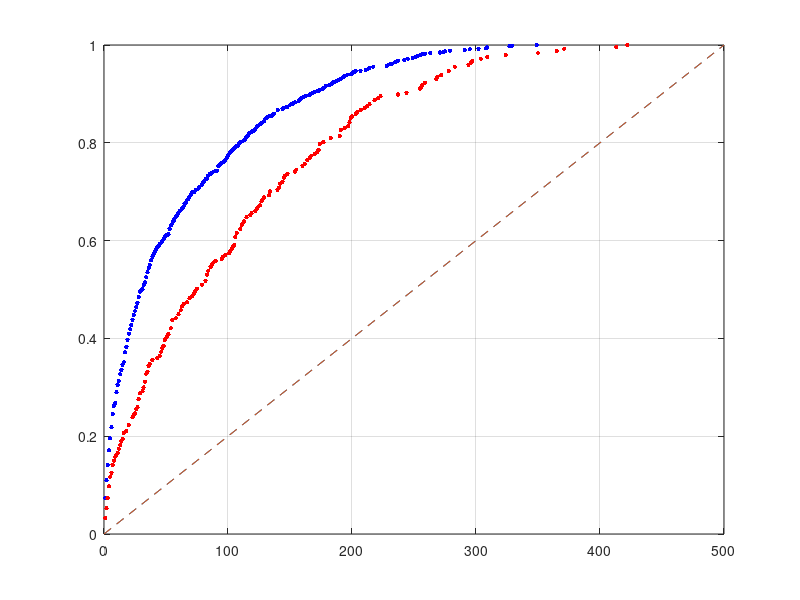
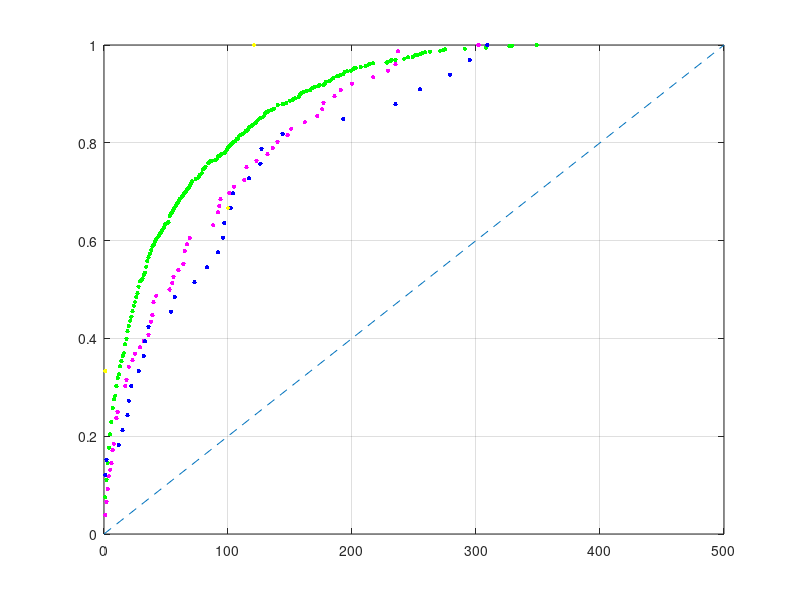

The MATLAB script that drew these images, in order:

load('Single_state_weather_event')
load('Single_state_weather_No_event')
%select outage with beyond a level of intensity
select_weather = [13 14 15 16];%16
%13-17%{'GHI (w/m2)'} {'Wind Speed (m/s)'} {'Relative Humidity (%)'} {'Temperature (degree c)'} {'Pressure (mbar)'}
intensity_type = 7;%3duration,6demandMW,7customer
thresh_hold = 0;
reserve = [];
for i = 1:length(Single_state_weather_event)
    if strcmp(class(Single_state_weather_event{i,intensity_type}),'double')==1 %&& strcmp(class(Single_state_weather_event{i,3}),'double')==1
        RES_per =  Single_state_weather_event{i,12};
        if Single_state_weather_event{i,intensity_type}>thresh_hold %& Single_state_weather_event{i,3}>0 %&& (RES_per>=10 && RES_per<20)%100000%200000
            reserve = [reserve,i];
        end
    end
end
state_weather_event = Single_state_weather_event(reserve,:);

reserve = [];
for i = 1:length(Single_state_weather_No_event)
    if strcmp(class(Single_state_weather_No_event{i,intensity_type}),'double')==1 %&& strcmp(class(state_event_cell{i,6}),'double')==1
        RES_per =  Single_state_weather_No_event{i,12};
        if Single_state_weather_No_event{i,intensity_type}>thresh_hold %&& (RES_per>=10 && RES_per<20)%500000%200000
            reserve = [reserve,i];
        end
    end
end
state_weather_No_event = Single_state_weather_No_event(reserve,:);


Single_state_a11_event = [state_weather_event;state_weather_No_event];

y1_weather = cell2mat(state_weather_event(:,select_weather));%13-17%{'GHI (w/m2)'} {'Wind Speed (m/s)'} {'Relative Humidity (%)'} {'Temperature (degree c)'} {'Pressure (mbar)'}
y1_weather = min(y1_weather, [], 2);


y2_weather = cell2mat(state_weather_No_event(:,select_weather));%13-17%{'GHI (w/m2)'} {'Wind Speed (m/s)'} {'Relative Humidity (%)'} {'Temperature (degree c)'} {'Pressure (mbar)'}
y2_weather = min(y2_weather, [], 2);

[num,~] = size(y1_weather);
law_weahter_event = [];
for i = 1:1:500
    count = length(find(y1_weather<=i/1000));
    law_weahter_event = [law_weahter_event;i,count/num];
end
[b,m,n]=unique(law_weahter_event(:,2),'stable');
temp1 = law_weahter_event(m,1);
temp2 = law_weahter_event(m,2);
law_weahter_event = [temp1,temp2];

[num,~] = size(y2_weather);
law_weahter_no_event = [];
for i = 1:1:500
    count = length(find(y2_weather<=i/1000));
    law_weahter_no_event = [law_weahter_no_event;i,count/num];
end
[b,m,n]=unique(law_weahter_no_event(:,2),'stable');
temp1 = law_weahter_no_event(m,1);
temp2 = law_weahter_no_event(m,2);
law_weahter_no_event = [temp1,temp2];

figure(1)
weather1 = law_weahter_event(:,1);
weather2 = law_weahter_event(:,2);
No_weather1 = law_weahter_no_event(:,1); 
No_weather2 = law_weahter_no_event(:,2);
%subplot(1,2,1)
plot(law_weahter_event(:,1),law_weahter_event(:,2),'b.','MarkerSize',10)
grid on
xlim([0,500])
hold on
hold on
plot([0,500],[0,1],'--')

%subplot(1,2,2)
plot(law_weahter_no_event(:,1),law_weahter_no_event(:,2),'r.','MarkerSize',10)
grid on
xlim([0,500])
hold on
plot([0,500],[0,1],'--')

figure(2)
%state_weather_event = Single_state_a11_event;
RES_per = cell2mat(state_weather_event(:,12));
weather_con = cell2mat(state_weather_event(:,select_weather));%13-17%{'GHI (w/m2)'} {'Wind Speed (m/s)'} {'Relative Humidity (%)'} {'Temperature (degree c)'} {'Pressure (mbar)'}
weather01 = [];
weather12 = [];
weather23 = [];
weather3_ = [];
for i = 1:length(RES_per)
    if RES_per(i)<10
        weather01 =[weather01;weather_con(i,:)];
    end
    if RES_per(i)>=10 && RES_per(i)<20
        weather12 =[weather12;weather_con(i,:)];
    end
    if RES_per(i)>=20 && RES_per(i)<30
        weather23 =[weather23;weather_con(i,:)];
    end
    if RES_per(i)>=30 && RES_per(i)<=40
        weather3_ =[weather3_;weather_con(i,:)];
    end  
end

weather01 = min(weather01, [], 2);
weather12 = min(weather12, [], 2);
weather23 = min(weather23, [], 2);
weather3_ = min(weather3_, [], 2);

[h,p] = ttest2(weather01,weather12,'Vartype','unequal','tail','left')%*
[h,p] = ttest2(weather12,weather23,'Vartype','unequal','tail','left')
[h,p] = ttest2(weather01,weather23,'Vartype','unequal','tail','left')%*
[h,p] = ttest2(weather23,weather3_,'Vartype','unequal','tail','left')
% 
% [p,h] = ranksum(weather01,weather12,'tail','left')
% [p,h] = ranksum(weather12,weather23,'tail','left')
% [p,h] = ranksum(weather23,weather3_,'tail','left')
% [p,h] = ranksum(weather01,weather23,'tail','left')

law_weahter01 = [];
[num,~] = size(weather01);
for i = 1:1:500
    count = length(find(weather01<=i/1000));
    law_weahter01 = [law_weahter01;i,count/num];
end
[b,m,n]=unique(law_weahter01(:,2),'stable');
temp1 = law_weahter01(m,1);
temp2 = law_weahter01(m,2);
law_weahter01 = [temp1,temp2];

law_weahter12 = [];
[num,~] = size(weather12);
for i = 1:1:500
    count = length(find(weather12<=i/1000));
    law_weahter12 = [law_weahter12;i,count/num];
end
[b,m,n]=unique(law_weahter12(:,2),'stable');
temp1 = law_weahter12(m,1);
temp2 = law_weahter12(m,2);
law_weahter12 = [temp1,temp2];

law_weahter23 = [];
[num,~] = size(weather23);
for i = 1:1:500
    count = length(find(weather23<=i/1000));
    law_weahter23 = [law_weahter23;i,count/num];
end
[b,m,n]=unique(law_weahter23(:,2),'stable');
temp1 = law_weahter23(m,1);
temp2 = law_weahter23(m,2);
law_weahter23 = [temp1,temp2];

law_weahter3_ = [];
[num,~] = size(weather3_);
for i = 1:1:500
    count = length(find(weather3_<=i/1000));
    law_weahter3_ = [law_weahter3_;i,count/num];
end
[b,m,n]=unique(law_weahter3_(:,2),'stable');
temp1 = law_weahter3_(m,1);
temp2 = law_weahter3_(m,2);
law_weahter3_ = [temp1,temp2];

w11 = law_weahter01(:,1);
w12 = law_weahter01(:,2);
w21 = law_weahter12(:,1);
w22 = law_weahter12(:,2);
w31 = law_weahter23(:,1);
w32 = law_weahter23(:,2);
w41 = law_weahter3_(:,1);
w42 = law_weahter3_(:,2);
plot(law_weahter01(:,1),law_weahter01(:,2),'g.','MarkerSize',10)
hold on
plot(law_weahter12(:,1),law_weahter12(:,2),'m.','MarkerSize',10)
hold on
plot(law_weahter23(:,1),law_weahter23(:,2),'b.','MarkerSize',10)
hold on
plot(law_weahter3_(:,1),law_weahter3_(:,2),'y.','MarkerSize',10)
grid on
hold on
plot([0,500],[0,1],'--')